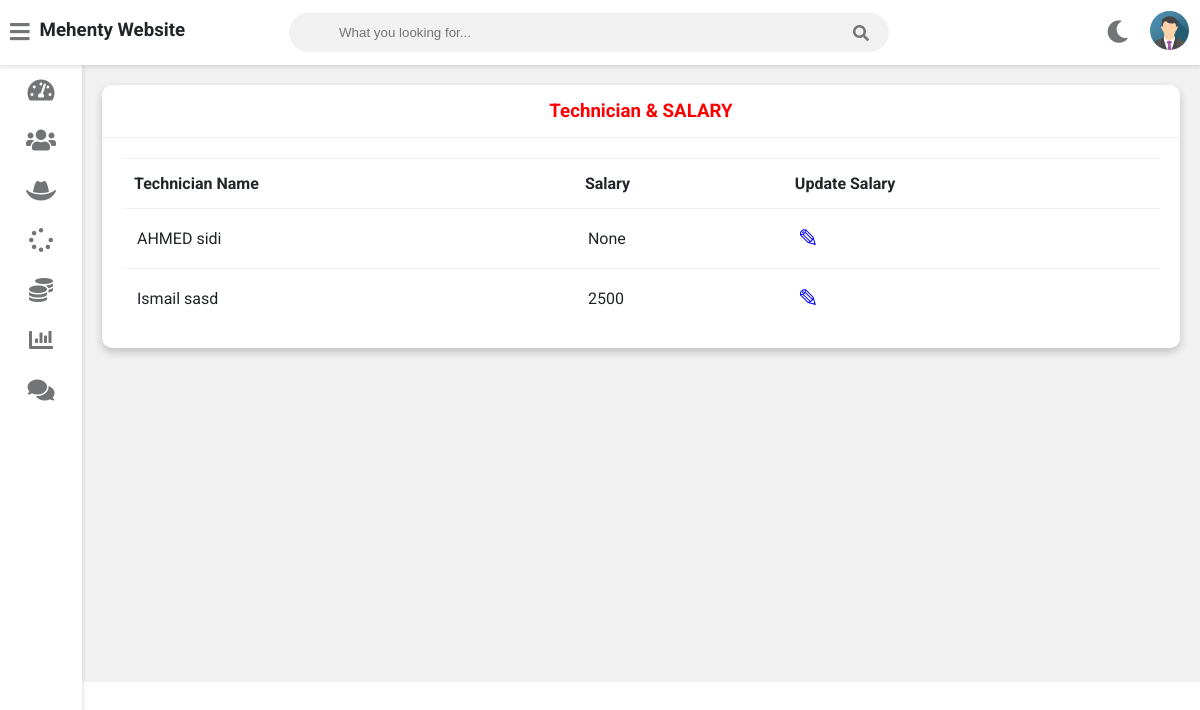
The page /admin-view-Technician-salary (signed in) on the database as committed earlier.
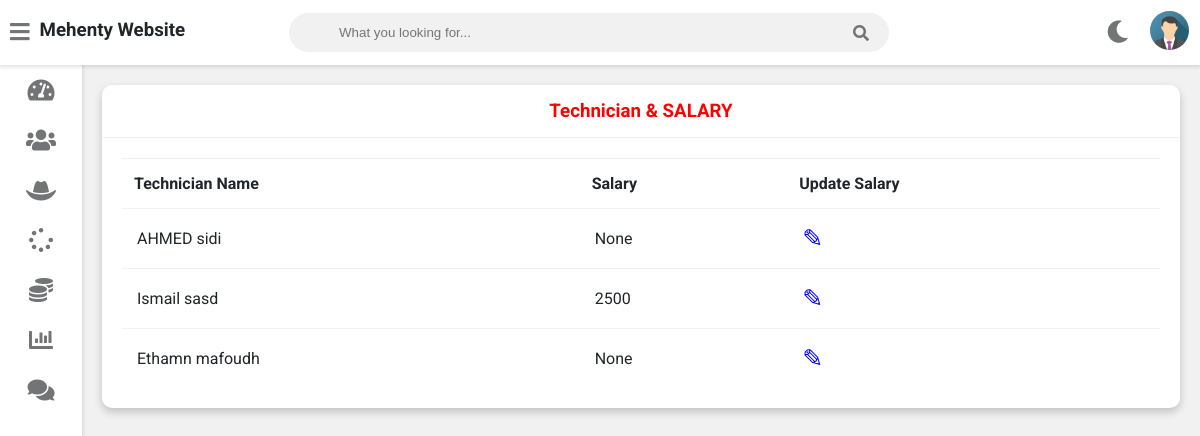
The same page on the database as committed later.
### service/models.py (models this page shows, shortened)
class Technician(models.Model):
    user=models.OneToOneField(User,on_delete=models.CASCADE)
    profile_pic= models.ImageField(upload_to='profile_pic/TechnicianProfilePic/',null=True,blank=True)
    address = models.CharField(max_length=40)
    mobile = models.CharField(max_length=20,null=False)
    skill = models.CharField(max_length=500,null=True)
    salary=models.PositiveIntegerField(null=True)
    status=models.BooleanField(default=False)
    @property
    def get_name(self):
        return self.user.first_name+" "+self.user.last_name

### service/views.py (the view)
# urls.py: path('admin-view-Technician-salary',views.admin_view_Technician_salary_view,name='admin-view-Technician-salary'),
@login_required(login_url='adminlogin')
def admin_view_Technician_salary_view(request):
    Technicians=models.Technician.objects.all()
    return render(request,'service/admin_view_Technician_salary.html',{'Technicians':Technicians})

### templates/service/admin_view_Technician_salary.html
{% extends 'service/adminbase.html' %}
{% block content %}
{% load static %}
	<div class="wrapper">
		<div class="row">
			<div class="col-12 col-m-12 col-sm-12">
				<div class="card">
					<div class="card-header">
						<h3 style="color:red; text-align:center" >Technician & SALARY
						</h3>
					</div>
					<div class="card-content">
						<table>
							<thead>
                <tr>
                  <th>Technician Name</th>
                  <th>Salary</th>
                  <th>Update Salary</th>
                </tr>
							</thead>
							<tbody>
              {% for m in Technicians %}
                <tr>
                  <td> {{m.get_name}}</td>
                  <td>{{m.salary}}</td>
                  <td><a  style="color:blue; text-decoration:none;font-size:25px;" href="{% url 'update-salary' m.id  %}">&#9998;</a></td>
                </tr>
                {% endfor %}
							</tbody>
						</table>
					</div>
				</div>
			</div>
		</div>
<br><br><br><br><br><br><br><br><br><br><br><br><br><br><br><br>
	</div>
{% endblock content %}

Rows that differ between the two databases and show on the page:
added Technician: get_name "Ethamn mafoudh", salary "None"
